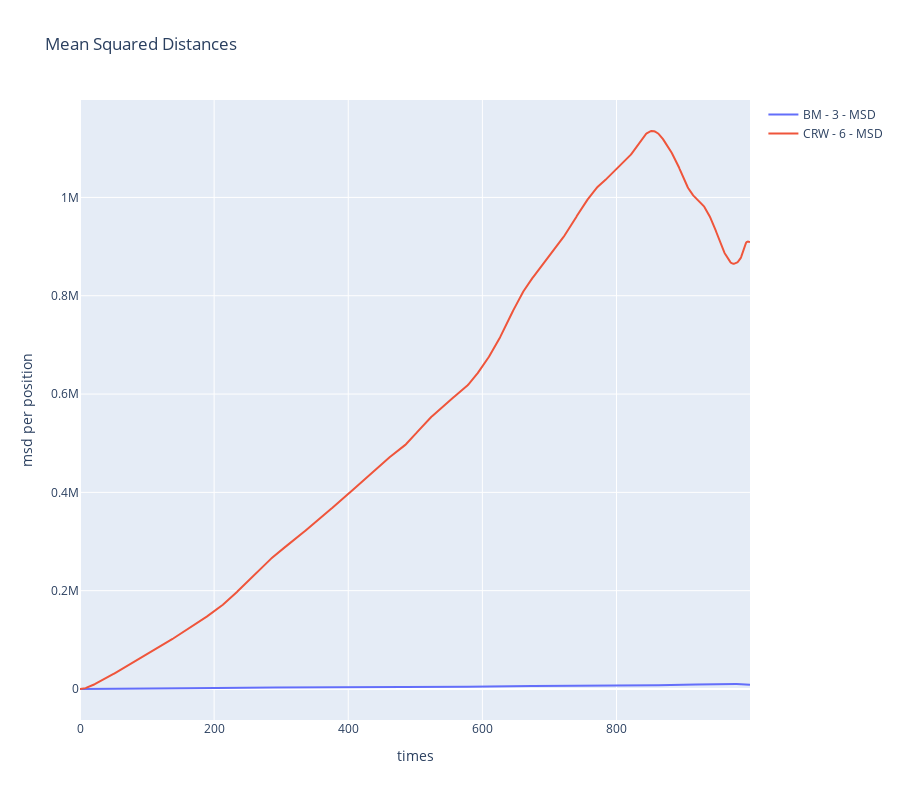

Notebook code cell kept with this figure:
### Markdown cell above
## Activity 2 Mean Squared Displacement - (BM vs CRW)
    - Write a function that returns the mean squared displacement for a given trajectory.
    - Compare the mean squared displacement curves of at least two trajectories of
    different kinds, as shown in the figure below.
    - Display the results using plotly.

### Code cell
def msd(df, s_pos=0):
    n = 1 # MSD Formula n initial value
    msd_df = pd.DataFrame(columns=['y_pos'])
    temp_df = pd.DataFrame([{'y_pos':s_pos}])
    msd_df = pd.concat([msd_df, temp_df], ignore_index=True)
    
    for n in range(1,len(df)-1):
        
        eucladean_distances = np.array([distance.euclidean(df.iloc[i-n],df.iloc[i]) for i in range(n, df.shape[0],1)])
        dist_squared = eucladean_distances**2
        msd = np.mean(dist_squared)
        
        
        temp_df = pd.DataFrame([{'y_pos':msd}])
        msd_df = pd.concat([msd_df, temp_df], ignore_index=True)
        
    return msd_df

bw_msd_df = msd(bm_tr_3)
crw_msd_df = msd(crw_tr_6)
fig = go.Figure()

fig.add_trace(go.Scatter(
    x= bw_msd_df.index,
    y= bw_msd_df.y_pos,
    name='BM - 3 - MSD',
    mode='lines',
    showlegend=True
))

fig.add_trace(go.Scatter(
    x= crw_msd_df.index,
    y= crw_msd_df.y_pos,
    name='CRW - 6 - MSD',
    mode='lines',
    showlegend=True
))


fig.update_layout(
    title='Mean Squared Distances',
    height=800,
    xaxis_title="times",
    yaxis_title="msd per position",
)

fig.show()

### Figure 1 — Plotly figure (JSON) as saved in the notebook; plotly's stock layout.template omitted (floating-point values rounded to 4 significant figures; data arrays with more than 128 entries replaced by an {"elided": "..."} marker saying what was removed)
{"data": [{"mode": "lines", "name": "BM - 3 - MSD", "showlegend": true, "type": "scatter", "x": {"elided": "1000 int values"}, "y": {"elided": "1000 float values"}}, {"mode": "lines", "name": "CRW - 6 - MSD", "showlegend": true, "type": "scatter", "x": {"elided": "1000 int values"}, "y": {"elided": "1000 float values"}}], "layout": {"height": 800, "title": {"text": "Mean Squared Distances"}, "xaxis": {"title": {"text": "times"}}, "yaxis": {"title": {"text": "msd per position"}}}}
